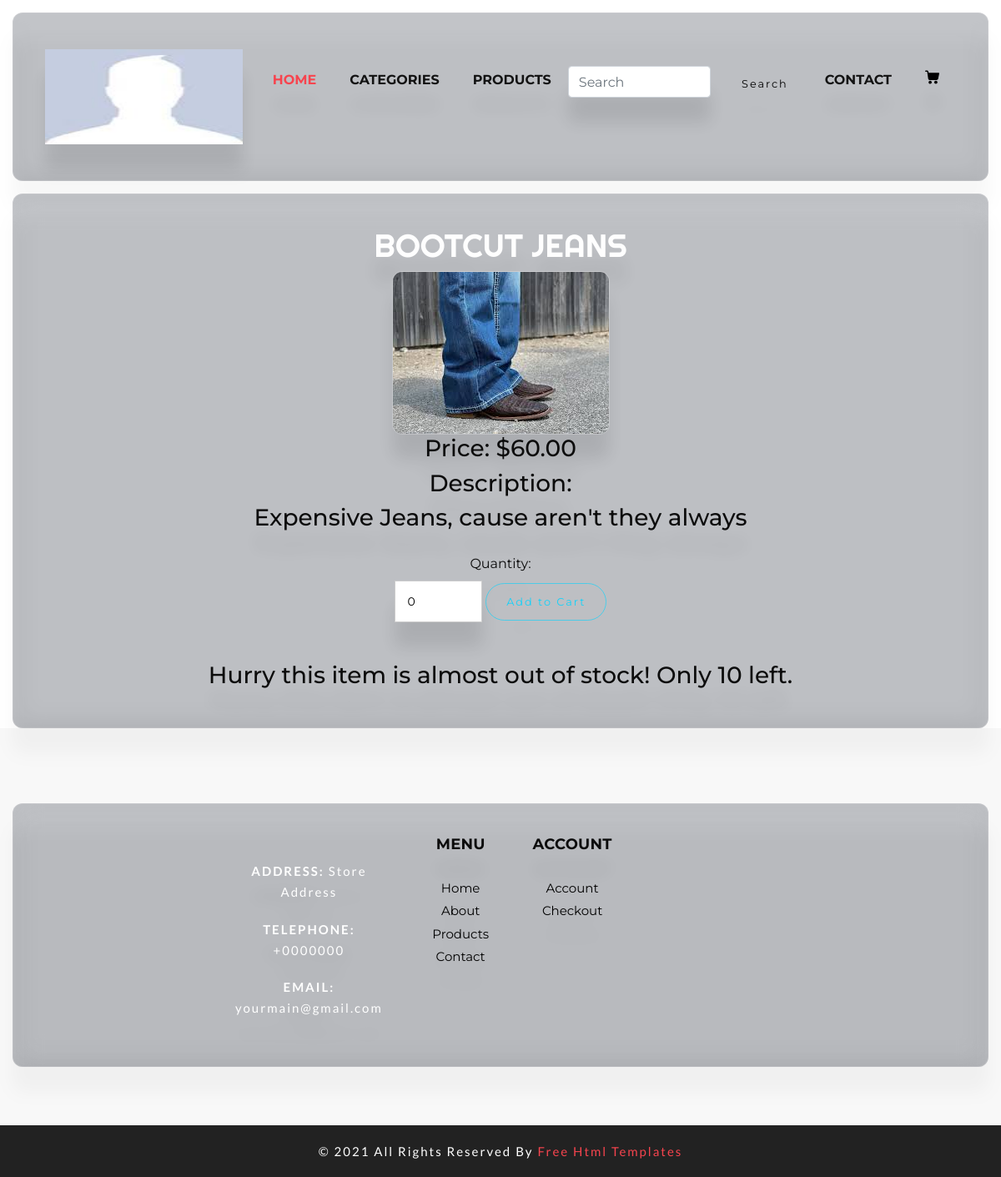
Screenshot of /store/product/28/ (signed in) with the database file from the repository.
### accounts/models.py (models this page shows, shortened)
class User(AbstractUser):
    email = models.EmailField(max_length=254, unique=True)
    username = models.CharField(max_length=150, blank=True, unique=False)
    profile_img = models.ImageField(null=True, blank=True, upload_to='images/', default='images/default/default.jpg')
    @property
    def imageURL(self):
        try:
            url = self.profile_img.url
        except:
            url = ''
        return url
    USERNAME_FIELD = 'email'
    EMAIL_FIELD = 'email'
    REQUIRED_FIELDS = []

### products/models.py (models this page shows, shortened)
class Product(models.Model):
    BOOL_CHOICES = ((True, 'Display'), (False, 'Keep Hidden'))
    product_category = models.ForeignKey(Categories, on_delete=models.SET_NULL, null=True, related_name='categories', blank=True)
    title = models.CharField(max_length=100)
    image = models.ImageField(null=True, blank=True, upload_to='images/')
    description = models.TextField(max_length=250)
    price = models.DecimalField(max_digits=12, decimal_places=2)
    stock = models.IntegerField(default=0)
    created_at = models.DateTimeField(auto_now_add=True)
    display_product = models.BooleanField(null=True, default=False, choices=BOOL_CHOICES)
    id_hidden = models.IntegerField(default=0, null=True, blank=True)
    @property
    def stock_amount(self):
        if self.stock <= 0:
            return "This item is out of stock!"
        elif self.stock <= 10:
            return f'Hurry this item is almost out of stock! Only {self.stock} left.'
        else:
            return f"{self.stock} in stock"
    @property
    def imageURL(self):
        try:
            url = self.image.url
        except:
            url = ''
        return url
    class Meta:
        verbose_name_plural = 'Products'
        unique_together = ['title', 'product_category']

### store/views.py (the view, shortened to what this page needs)
# urls.py: path('product/<slug:product_id>/', ProductCreateView.as_view(), name='product_detail_store'),
class ProductCreateView(LoginRequiredMixin, CreateView):
    login_url = reverse_lazy('profile')
    template_name = 'store/product_detail.html'
    model = OrderItem
    form_class = OrderItemForm
    def get_context_data(self, **kwargs):
        context = super().get_context_data(**kwargs)
        context['OrderItem'] = OrderItem.objects.all()
        context['product'] = Product.objects.get(id=self.kwargs['product_id'])
        context['amount_requested'] = OrderItem.objects.filter(product = self.kwargs['product_id'], customer=self.request.user, added_to_order=False).first()
        return context

### store/forms.py
class OrderItemForm(forms.ModelForm):
    class Meta:
        model = OrderItem
        fields = ['useless', 'quantity', 'filter_item']
        widgets = {'useless': HiddenInput(), 'filter_item': HiddenInput(), 'quantity': NumberInput(attrs={'class': 'numberinput',})}

### store/templates/store/product_detail.html (shortened to what this page needs)
{% extends 'store/storefront.html' %}
{% load static %}
{% block extralink %} <link rel="stylesheet" href="{% static 'css/store_css/product_detail.css' %}"> {% endblock extralink %}
{% block content %}
<div class="container">
    <div class="wrapper">
    <h1> {{ product.title }}</h1>
      <img src="{{ product.imageURL }}" class="banner-image">
      <h3 class="price">Price: ${{ product.price }}</h3>
      <h3>Description:</h3>
      <h3>{{ product.description }}</h3>
     </div>
     <div class="button-wrapper">
      <form action="" method="post">
         {{ form }}
         <button class="btn outline" type="submit">Add to Cart</button>
      </form>
     </div>
     <div class="stock">
     <h3>{{ product.stock_amount }}</h3>
    </div>
       </div>
   </div>
{% endblock content %}

### store/templates/store/storefront.html (shortened to what this page needs)
{% load static %}
{% load bootstrap4 %}
{% bootstrap_css %}
<!DOCTYPE html>
<html lang="en">
   <head>
      <link rel="stylesheet" type="text/css" href="{% static 'css/store_css/bootstrap.css' %}" />
      <link href="{% static 'css/store_css/style.css' %}" rel="stylesheet" />
      <link href="{% static 'css/store_css/responsive.css' %}" rel="stylesheet" />
      {% block extralink %}{% endblock extralink %}
   </head>
   <body>
      <div class="hero_area">
         <header class="header_section">
            <div class="container">
               <nav class="navbar navbar-expand-lg custom_nav-container ">
                  <a class="navbar-brand" href="{% url 'profile' %}">
                     {% if user.is_authenticated %}
                     <img width="250" src="{{ request.user.imageURL }}" alt="#" />
                     {% else %}
                     <img width="250" src="{% static 'images/default/default.jpg' %}" alt="#" />
                  {% endif %}</a>
                  <div class="collapse navbar-collapse" id="navbarSupportedContent">
                     <ul class="navbar-nav">
                        <li class="nav-item active">
                           <a class="nav-link" href="{% url 'storefront' %}">Home <span class="sr-only">(current)</span></a>
                        </li>
                        <li class="nav-item">
                           <a href="{% url 'store_categories_list' %}" class="nav-link">Categories</a>
                        </li>
                        <li class="nav-item">
                           <a class="nav-link" href="{% url 'all_products' %}">Products</a>
                        </li>
                        <li class="nav-item">
                           <form class="d-flex" action="{% url 'store_search_results' %}" method="get">
                              <input class="form-control me-2" type="search" name="q" placeholder="Search" aria-\
                              label="Search" >
                              <button class="btn btn-outline-success search_input" type="submit">Search</button>
                           </form>
                        </li>
                        <li class="nav-item">
                           <a class="nav-link" href="{% url 'store_contact' %}">Contact</a>
                        </li>
                        <li class="nav-item">
                           <a class="nav-link" href="{% url 'cart' %}">
                           </a>
                        </li>
                     </ul>
                  </div>
               </nav>
            </div>
         </header>
         {% block content %}{% endblock content %}
      <footer>
         <div class="container">
            <div class="row">
               <div class="col-md-4">
                   <div class="full">
                      <div class="information_f">
                        <p><strong>ADDRESS:</strong> Store Address </p>
                        <p><strong>TELEPHONE:</strong> +0000000</p>
                        <p><strong>EMAIL:</strong> yourmain@gmail.com</p>
                      </div>
                   </div>
               </div>
               <div class="col-md-8">
                  <div class="row">
                  <div class="col-md-7">
                     <div class="row">
                        <div class="col-md-6">
                     <div class="widget_menu">
                        <h3>Menu</h3>
                        <ul>
                           <li><a href="{% url 'storefront' %}">Home</a></li>
                           <li><a href="#">About</a></li>
                           <li><a href="{% url 'all_products' %}">Products</a></li>
                           <li><a href="{% url 'store_contact' %}">Contact</a></li>
                        </ul>
                     </div>
                  </div>
                  <div class="col-md-6">
                     <div class="widget_menu">
                        <h3>Account</h3>
                        <ul>
                           <li><a href="{% url 'profile' %}">Account</a></li>
                           <li><a href="{% url 'cart' %}">Checkout</a></li>
                        </ul>
                     </div>
                  </div>
                     </div>
                  </div>
                  </div>
               </div>
            </div>
         </div>
      </footer>
      <div class="cpy_">
         <p>© 2021 All Rights Reserved By <a href="https://html.design/">Free Html Templates</a></p>
      </div>
   </body>
</html>

### django_project/static/css/store_css/style.css (style rules this page uses)
* { box-sizing: border-box; }
body { font-family: 'Montserrat', sans-serif; color: #0c0c0c; background-color: #ffffff; overflow-x: hidden; }
h1, h2 { font-family: 'Playfair Display', serif; }
a, a:hover, a:focus { text-decoration: none; }
.btn, .btn:focus { outline: none !important; -webkit-box-shadow: none; box-shadow: none; }
.hero_area { position: relative; min-height: 100vh; display: -webkit-box; display: -ms-flexbox; display: flex; -webkit-box-orient: vertical; -webkit-box-direction: normal; -ms-flex-direction: column; flex-direction: column; }
.header_section { padding: 15px 0; }
.navbar-brand { font-family: 'Playfair Display', serif; }
.custom_nav-container { padding: 0; }
.custom_nav-container .navbar-nav { margin-left: auto; }
.custom_nav-container .navbar-nav .nav-item .nav-link { padding: 5px 20px; color: #131313; text-align: center; text-transform: uppercase; border-radius: 5px; -webkit-transition: all 0.3s; transition: all 0.3s; font-weight: 700; }
.custom_nav-container .navbar-nav .nav-item .nav-link svg { width: 17px; height: auto; fill: #000000; margin-bottom: 2px; }
.custom_nav-container .navbar-nav .nav-item:hover .nav-link, .custom_nav-container .navbar-nav .nav-item.active .nav-link { color: #f7444e; }
footer { background: #f8f8f8; padding: 90px 0 70px; }
.information_f p { margin-bottom: 1.2rem; line-height: 25px; font-size: 15px; }
.widget_menu h3 { font-size: 18px; font-weight: 700; text-transform: uppercase; letter-spacing: 0.2px; margin-bottom: 25px; }
.widget_menu ul { list-style: none; padding: 0; margin: 0; }
.widget_menu ul li { float: left; width: 100%; }
.widget_menu ul li a { font-size: 15px; color: #000; margin-bottom: 0; float: left; width: 100%; margin-top: 5px; }
.widget_menu { float: left; width: 100%; }
form input { background: #fff; border: solid #ccc 1px; padding: 15px 15px; width: 100%; font-size: 14px; margin-bottom: 20px; text-transform: capitalize; line-height: normal; }
.cpy_ { background: #222; text-align: center; padding: 20px 0; }
.cpy_ p { margin: 0; color: #fff; font-size: 15px; font-weight: 400; }
.cpy_ p a { margin: 0; color: #f7444e; font-size: 15px; font-weight: 400; }

### django_project/static/css/store_css/responsive.css (style rules this page uses)
@media (min-width: 1200px) { .container { max-width: 1170px; } }

### django_project/static/css/store_css/product_detail.css (style rules this page uses)
.container { backdrop-filter: blur(16px) saturate(180%); -webkit-backdrop-filter: blur(16px) saturate(180%); background-color: rgba(17, 25, 40, 0.25); border-radius: 12px; border: 1px solid rgba(255, 255, 255, 0.125); padding: 38px; filter: drop-shadow(0 30px 10px rgba(0,0,0,0.125)); display: flex; flex-direction: column; align-items: center; justify-content:center; text-align: center; max-height: none; }
.wrapper { width: 100%; height: 100%; }
.banner-image { border-radius: 12px; border: 1px solid rgba(255,255,255, 0.255); max-width: 300px; height: auto; }
h1 { font-family: 'Righteous', sans-serif; color: rgba(255,255,255,0.98); text-transform: uppercase; font-size: 2.4rem; }
p { color: #fff; font-family: 'Lato', sans-serif; text-align: center; font-size: 0.8rem; line-height: 150%; letter-spacing: 2px; }
.button-wrapper { margin-top: 18px; }
.btn { border: none; padding: 12px 24px; border-radius: 24px; font-size: 12px; font-size: 0.8rem; letter-spacing: 2px; cursor: pointer; }
.outline { background: transparent; color: rgba(0, 212, 255, 0.9); border: 1px solid rgba(0, 212, 255, 0.6); transition: all .3s ease; }
.stock { padding-top: 1%; width: 100%; height: 100%; }
img { max-width: 100%; max-height: 100%; }
.numberinput { width: 30%; }

### rows the page displays
User: user.imageURL (placeholder picture)
Product: title "BOOTCUT JEANS", imageURL (picture), price "60.00", description "Expensive Jeans, cause aren't they always", stock_amount "Hurry this item is almost out of stock! Only 10 left."
